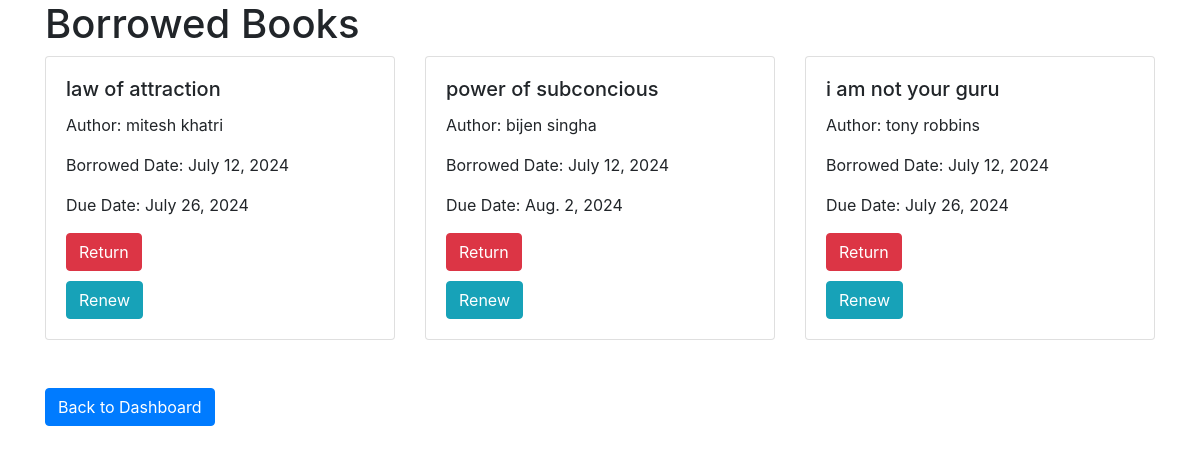
/borrowed/ (signed in), run on the app's committed database.
### app/models.py (models this page shows)
class BorrowedBook(models.Model):
    user = models.ForeignKey(User, on_delete=models.CASCADE)
    book = models.ForeignKey(Book, on_delete=models.CASCADE)
    borrow_date = models.DateField(auto_now_add=True)
    due_date = models.DateField()
    returned = models.BooleanField(default=False)

class Book(models.Model):
    title=models.CharField(max_length=50)
    author=models.CharField(max_length=50)
    date=models.DateField()
    isbn=models.CharField(max_length=13,unique=True)
    copies=models.IntegerField(default=1)

### app/views.py (the view)
# urls.py: path('borrowed/', views.borrowed_books, name='borrowed_books'),
def borrowed_books(request):
    borrowed_books = BorrowedBook.objects.filter(user=request.user, returned=False)
    return render(request, 'borrowedbooks.html', {'borrowed_books': borrowed_books})

### app/templates/borrowedbooks.html (shortened to what this page needs)
<!DOCTYPE html>
<html lang="en">
<head>
    <link rel="stylesheet" href="https://stackpath.bootstrapcdn.com/bootstrap/4.5.2/css/bootstrap.min.css">
</head>
<body>
    <div class="container">
        <h1>Borrowed Books</h1>
        <div class="row">
            {% if borrowed_books %}
                {% for borrowed in borrowed_books %}
                <div class="col-md-4 mb-4">
                    <div class="card">
                        <div class="card-body">
                            <h5 class="card-title">{{ borrowed.book.title }}</h5>
                            <p class="card-text">Author: {{ borrowed.book.author }}</p>
                            <p class="card-text">Borrowed Date: {{ borrowed.borrow_date }}</p>
                            <p class="card-text">Due Date: {{ borrowed.due_date }}</p>
                            {% if not borrowed.returned %}
                            <form action="{% url 'return_book' borrow_id=borrowed.id %}" method="POST">
                                <button type="submit" class="btn btn-danger">Return</button>
                            </form>
                            <form action="{% url 'renew_loan' borrow_id=borrowed.id %}" method="POST" style="margin-top: 10px;">
                                <button type="submit" class="btn btn-info">Renew</button>
                            </form>
                            {% endif %}
                        </div>
                    </div>
                </div>
                {% endfor %}
            {% else %}
                <div class="col-md-12">
                    <div class="alert alert-warning" role="alert">
                        No borrowed books.
                    </div>
                </div>
            {% endif %}
        </div>
        <a href="{% url 'dashboard' %}" class="btn btn-primary mt-4">Back to Dashboard</a>
    </div>
</body>
</html>

### data on the page
BorrowedBook: book "law of attraction", book.author "mitesh khatri", borrow_date "July 12, 2024", due_date "July 26, 2024", returned "Return"
BorrowedBook: book "power of subconcious", book.author "bijen singha", borrow_date "July 12, 2024", due_date "Aug. 2, 2024", returned "Return"
BorrowedBook: book "i am not your guru", book.author "tony robbins", borrow_date "July 12, 2024", due_date "July 26, 2024", returned "Return"
